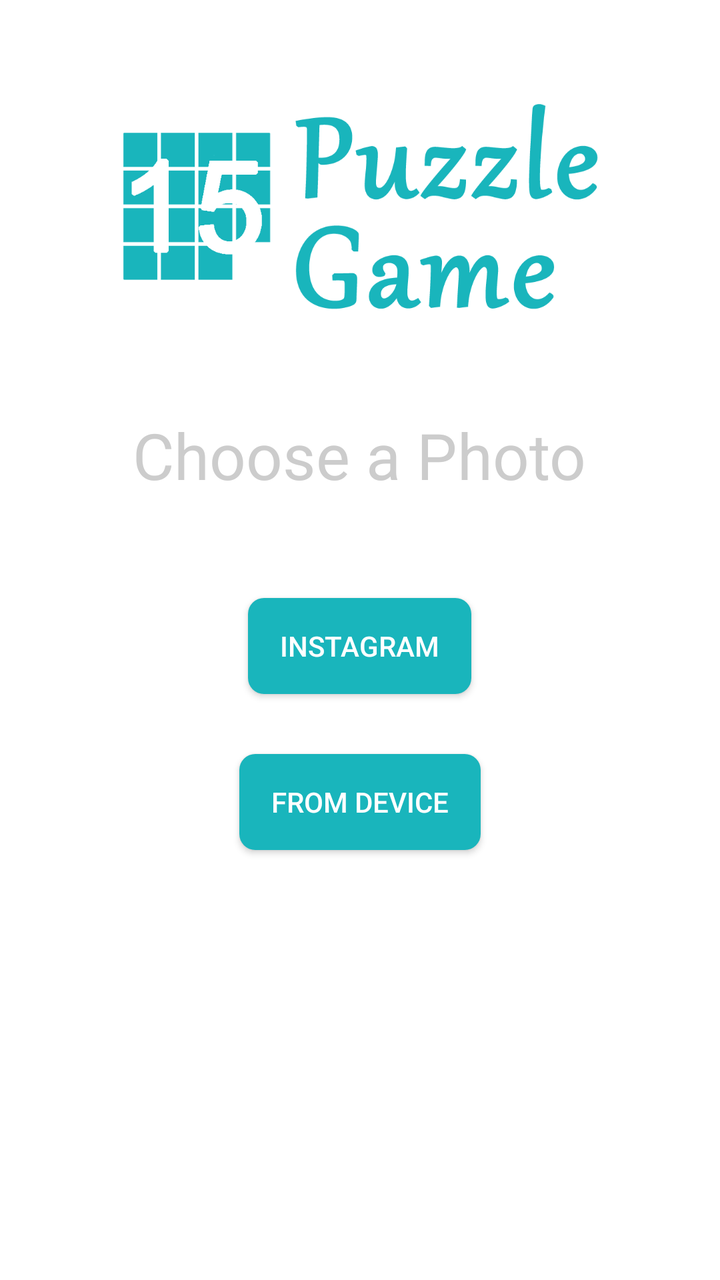
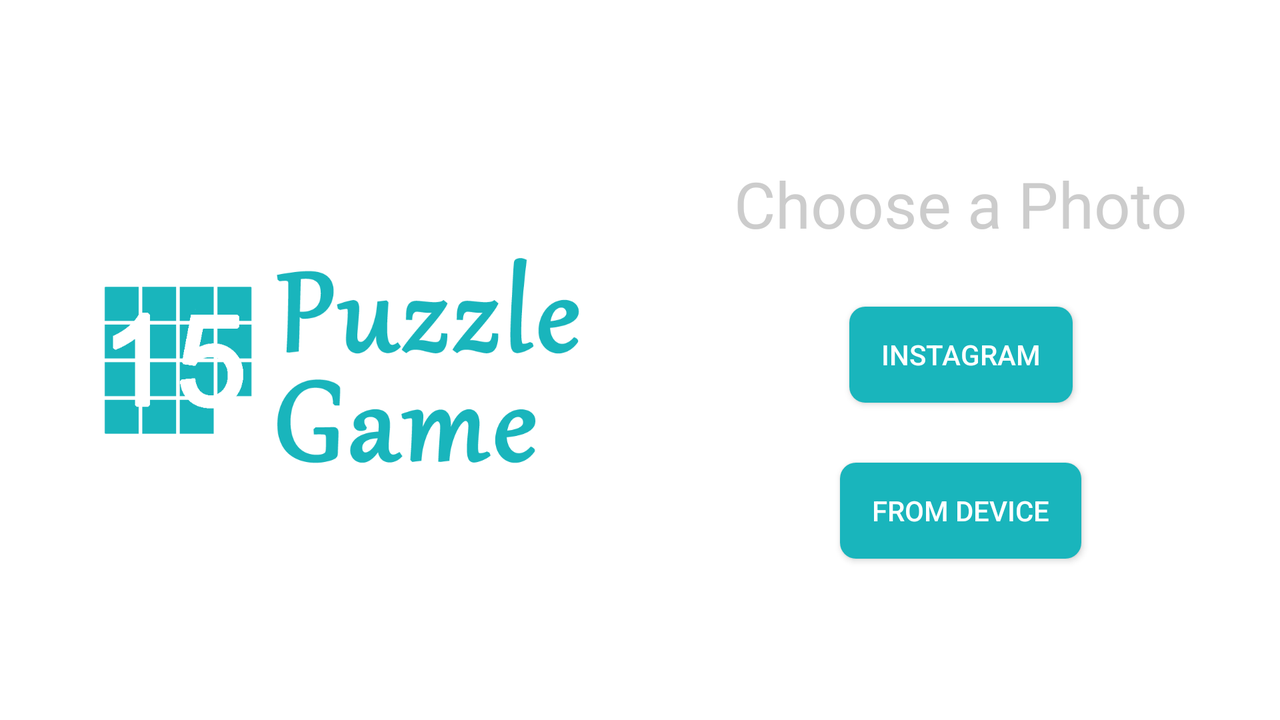

First picture: res/layout/ on a phone held upright. Second picture: the repository's own variant of that layout, on a device whose configuration matches the variant's folder. Source for both follows.
<!-- AndroidManifest.xml: application theme AppTheme -->
<!-- res/layout/content_main_activity.xml -->
<?xml version="1.0" encoding="utf-8"?>

<LinearLayout xmlns:android="http://schemas.android.com/apk/res/android"
    android:layout_width="match_parent"
    android:layout_height="match_parent"
    android:gravity="center_horizontal"
    android:orientation="vertical">

    <ImageView
        android:id="@+id/iv_title"
        android:layout_width="wrap_content"
        android:layout_height="wrap_content"
        android:layout_marginTop="50dp"
        android:src="@drawable/splash_logo" />

    <TextView
        android:id="@+id/tv_choose_a_photo"
        android:layout_width="wrap_content"
        android:layout_height="wrap_content"
        android:layout_marginTop="50dp"
        android:text="@string/choose_a_photo"
        android:textColor="#CCCCCC"
        android:textSize="32sp" />

    <Button
        android:id="@+id/btn_instagram"
        android:layout_width="wrap_content"
        android:layout_height="wrap_content"
        android:layout_marginTop="50dp"
        android:background="@drawable/btn_accent"
        android:drawablePadding="4dp"
        android:drawableStart="@drawable/ic_camera_white_24dp"
        android:paddingEnd="16dp"
        android:paddingStart="16dp"
        android:text="@string/instagram"
        android:textColor="@android:color/white" />

    <Button
        android:id="@+id/btn_local"
        android:layout_width="wrap_content"
        android:layout_height="wrap_content"
        android:layout_marginTop="30dp"
        android:background="@drawable/btn_accent"
        android:drawablePadding="4dp"
        android:drawableStart="@drawable/ic_collections_white_24dp"
        android:paddingEnd="16dp"
        android:paddingStart="16dp"
        android:text="@string/from_device"
        android:textColor="@android:color/white" />

</LinearLayout>
<!-- resources referenced by this layout -->
<resources>
  <!-- drawable btn_accent (drawable) -->
  <?xml version="1.0" encoding="utf-8"?>
  <selector xmlns:android="http://schemas.android.com/apk/res/android">
      <item android:state_pressed="true">
          <shape android:shape="rectangle">
              <solid android:color="@color/btn_accent_pressed"/>
              <corners android:bottomRightRadius="8dp"
                  android:bottomLeftRadius="8dp"
                  android:topRightRadius="8dp"
                  android:topLeftRadius="8dp"/>
          </shape>
      </item>
      <item android:state_enabled="false">
          <shape android:shape="rectangle">
              <solid android:color="@color/btn_accent_disabled"/>
              <corners android:bottomRightRadius="8dp"
                  android:bottomLeftRadius="8dp"
                  android:topRightRadius="8dp"
                  android:topLeftRadius="8dp"/>
          </shape>
      </item>
      <item android:state_pressed="false">
          <shape android:shape="rectangle">
              <solid android:color="@color/btn_accent_normal"/>
              <corners android:bottomRightRadius="8dp"
                  android:bottomLeftRadius="8dp"
                  android:topRightRadius="8dp"
                  android:topLeftRadius="8dp"/>
          </shape>
      </item>
  </selector>
  <!-- drawable splash_logo: png bitmap (drawable-hdpi, 23565 bytes) -->
  <string name="choose_a_photo">Choose a Photo</string>
  <string name="from_device">From Device</string>
  <string name="instagram">Instagram</string>
  <style name="AppTheme" parent="Theme.AppCompat.Light.DarkActionBar">
          
          <item name="colorPrimary">@color/colorPrimary</item>
          <item name="colorPrimaryDark">@color/colorPrimaryDark</item>
          <item name="colorAccent">@color/colorAccent</item>
          <item name="android:colorBackground">@android:color/white</item>
          <item name="android:dialogTheme">@style/AppDialog</item>
          <item name="dialogTheme">@style/AppDialog</item>
      </style>
  <color name="btn_accent_pressed">#127f83</color>
  <color name="btn_accent_disabled">#eeeeee</color>
  <color name="btn_accent_normal">@color/colorAccent</color>
  <color name="colorPrimary">#19b5bc</color>
  <color name="colorPrimaryDark">#19b5bc</color>
  <color name="colorAccent">#19b5bc</color>
  <style name="AppDialog" parent="Theme.AppCompat.Light.Dialog">
          <item name="android:windowBackground">@null</item>
          <item name="android:windowIsFloating">true</item>
          <item name="android:layout_margin">0dp</item>
          <item name="android:padding">0dp</item>
      </style>
</resources>
<!-- res/layout-land/content_main_activity.xml (the author's variant of the layout above) -->
<!-- drawn on the phone turned sideways -->
<?xml version="1.0" encoding="utf-8"?>

<LinearLayout xmlns:android="http://schemas.android.com/apk/res/android"
    android:layout_width="match_parent"
    android:layout_height="match_parent"
    android:gravity="center_vertical"
    android:orientation="horizontal">

    <ImageView
        android:id="@+id/iv_title"
        android:layout_width="wrap_content"
        android:layout_height="wrap_content"
        android:layout_marginStart="50dp"
        android:layout_marginEnd="30dp"
        android:src="@drawable/splash_logo" />

    <LinearLayout
        android:layout_width="match_parent"
        android:layout_height="match_parent"
        android:orientation="vertical"
        android:gravity="center">

        <TextView
            android:id="@+id/tv_choose_a_photo"
            android:layout_width="wrap_content"
            android:layout_height="wrap_content"
            android:text="@string/choose_a_photo"
            android:textColor="#CCCCCC"
            android:textSize="32sp" />

        <Button
            android:id="@+id/btn_instagram"
            android:layout_width="wrap_content"
            android:layout_height="wrap_content"
            android:background="@drawable/btn_accent"
            android:layout_marginTop="30dp"
            android:drawablePadding="4dp"
            android:drawableStart="@drawable/ic_camera_white_24dp"
            android:paddingEnd="16dp"
            android:paddingStart="16dp"
            android:text="@string/instagram"
            android:textColor="@android:color/white" />

        <Button
            android:id="@+id/btn_local"
            android:layout_width="wrap_content"
            android:layout_height="wrap_content"
            android:layout_marginTop="30dp"
            android:background="@drawable/btn_accent"
            android:drawablePadding="4dp"
            android:drawableStart="@drawable/ic_collections_white_24dp"
            android:paddingEnd="16dp"
            android:paddingStart="16dp"
            android:text="@string/from_device"
            android:textColor="@android:color/white" />

    </LinearLayout>

</LinearLayout>
